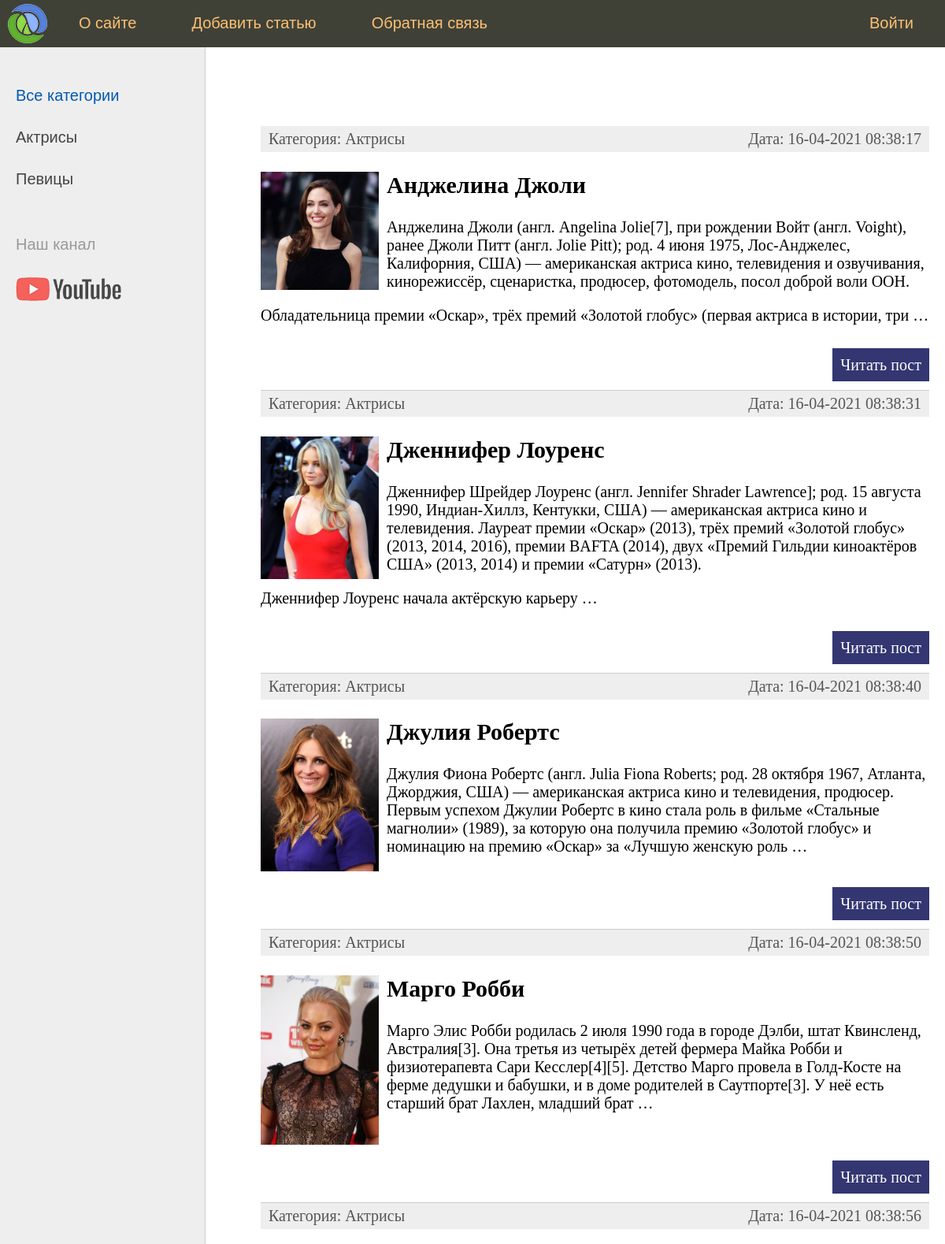
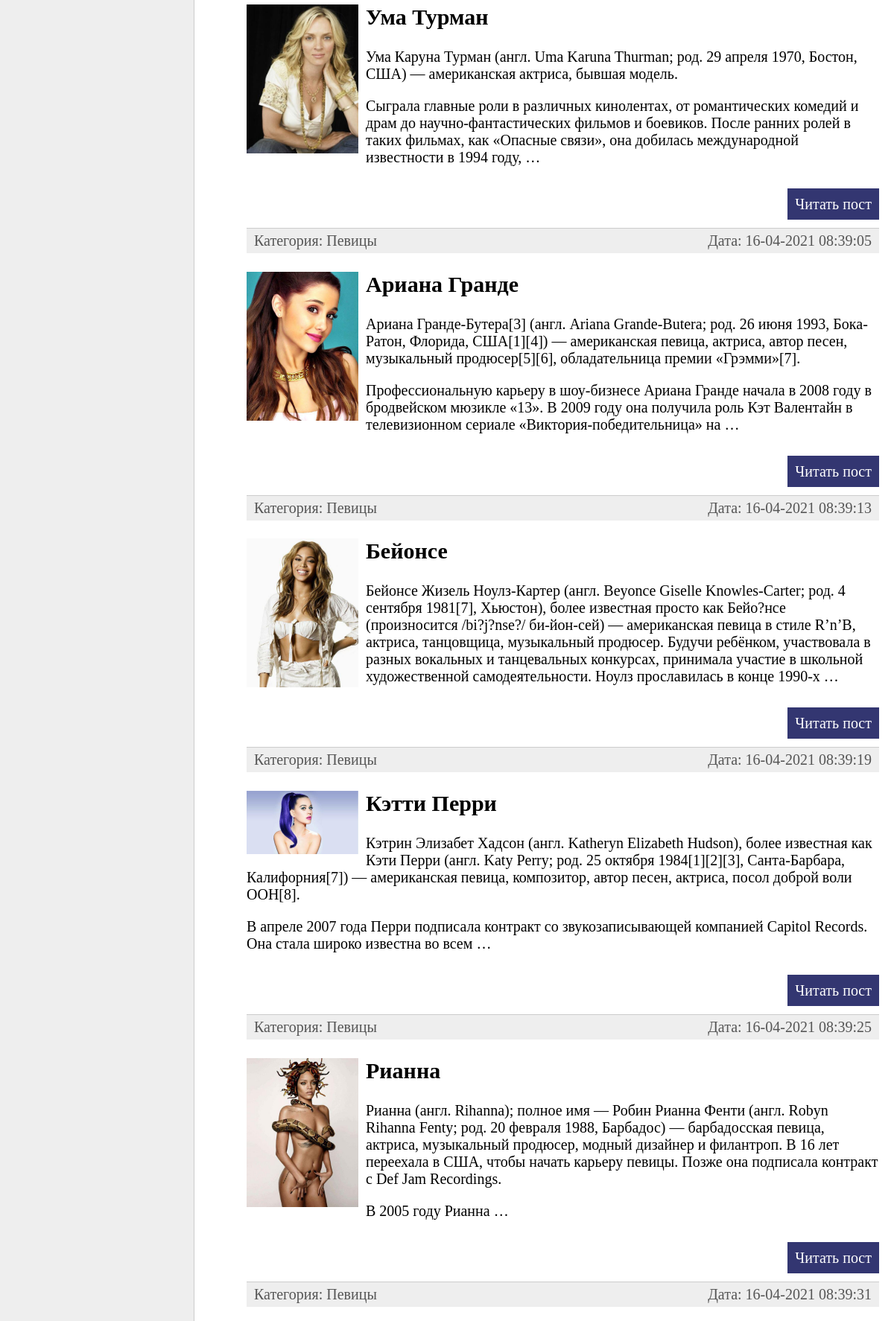
The page / (upper part) on the database its author committed (2 pictures, top to bottom).
### women/models.py (models this page shows, shortened)
class Category(models.Model):
    name = models.CharField(max_length=100, db_index=True, verbose_name='Категория')
    slug = models.SlugField(max_length=255, unique=True, db_index=True, verbose_name='URL')
    class Meta:
        verbose_name = 'Категории'
        verbose_name_plural = 'Категории'
        ordering = ['id']
    def __str__(self):
        return self.name
    def get_absolute_url(self):
        return reverse('category', kwargs={'cat_slug': self.slug})

class Women(models.Model):
    title = models.CharField(max_length=255, verbose_name='Заголовок')
    slug = models.SlugField(max_length=255, unique=True, db_index=True, verbose_name='URL')
    content = models.TextField(blank=True, verbose_name="Текст статьи")
    photo = models.ImageField(upload_to="photos/%Y/%m/%d/", verbose_name="Фото")
    time_create = models.DateTimeField(auto_now_add=True, verbose_name="Время создания")
    time_update = models.DateTimeField(auto_now=True, verbose_name="Время изменения")
    is_published = models.BooleanField(default=True, verbose_name="Публикация")
    cat = models.ForeignKey('Category', on_delete=models.PROTECT, verbose_name="Категории")
    def get_absolute_url(self):
        return reverse('post', kwargs={'post_slug': self.slug})
    class Meta:
        verbose_name = 'Известные женщины'
        verbose_name_plural = 'Известные женщины'
        ordering = ['time_create', 'title']

### women/views.py (the view)
# urls.py: path('', index, name='home'),
def index(request):
    posts = Women.objects.all()
    context = {
        'posts': posts,
        'menu': menu,
        'title': 'Главная страница',
        'cat_selected': 0,
    }
    return render(request, 'women/index.html', context=context)

### women/templatetags/women_tags.py (called while the page is built)
@register.inclusion_tag('women/list_categories.html')
def show_categories(sort=None, cat_selected=0):
    if not sort:
        cats = Category.objects.all()
    else:
        cats = Category.objects.order_by(sort)
    return {"cats": cats, "cat_selected": cat_selected}

### women/templates/women/index.html (shortened to what this page needs)
{% extends 'women/base.html' %}
{% block content %}
    <ul class="list-articles">
        {% for p in posts %}
            <div class="article-panel">
                <p class="first">Категория: {{ p.cat }}</p>
                <p class="last">Дата: {{ p.time_update|date:"d-m-Y H:i:s" }}</p>
            </div>
            <li>
                {% if p.photo %}
                    <p><img class="img-article-left thumb" src="{{ p.photo.url }}"></p>
                {% endif %}
                <h2>{{ p.title }}</h2>
                {% autoescape on %}
                    {{ p.content|linebreaks|truncatewords:50 }}
                {% endautoescape %}
                <p class="link-read-post"><a href="{{ p.get_absolute_url }}">Читать пост</a></p>
            </li>
        {% endfor %}
    </ul>
{% endblock %}

### women/templates/women/base.html (shortened to what this page needs)
{% load static %}
{% load women_tags %}
<!DOCTYPE html>
<html>
<head>
    <link type="text/css" href="{% static 'women/css/styles.css' %}" rel="stylesheet"/>
</head>
<body>
<table class="table-page" border=0 cellpadding="0" cellspacing="0">
    <tr>
        <td valign=top>
            {% block mainmenu %}
                <div class="header">
                    <ul id="mainmenu" class="mainmenu">
                        <li class="logo"><a href="{% url 'home' %}">
                            <div class="logo"></div>
                        </a></li>
                        {% for m in menu %}
                            {% if not forloop.last %}
                                <li><a href="{% url m.url_name %}">{{ m.title }}</a></li>
                            {% else %}
                                <li class="last"><a href="{% url m.url_name %}">{{ m.title }}</a></li>
                            {% endif %}
                        {% endfor %}
                    </ul>
                </div>
            {% endblock mainmenu %}
            <table class="table-content" border=0 cellpadding="0" cellspacing="0">
                <tr>
                    <td valign="top" class="left-chapters">
                        <ul id="leftchapters">
                            {% if cat_selected == 0 %}
                                <li class="selected">Все категории</li>
                            {% else %}
                                <li><a href="{% url 'home' %}">Все категории</a></li>
                            {% endif %}
                            {% show_categories 'name' cat_selected %}
                            <li class="share">
                                <p>Наш канал</p>
                                <a class="share-yt"
                                   href="https://www.youtube.com/channel/UClJzWfGWuGJL2t-3dYKcHTA/playlists"
                                   target="_blank" rel="nofollow"></a>
                            </li>
                        </ul>
                    </td>
                    <td valign="top" class="content">
                        <div class="content-text">
                            {% block content %}
                            {% endblock %}
                        </div>
                    </td>
                </tr>
            </table>
        </td>
    </tr>
</table>
</body>
</html>

### women/templates/women/list_categories.html
{% for c in cats %}
         {% if c.pk == cat_selected %}
                   <li class="selected">{{c.name}}</li>
         {% else %}
                   <li><a href="{{ c.get_absolute_url }}">{{c.name}}</a></li>
         {% endif %}
{% endfor %}

### women/static/women/css/styles.css (style rules this page uses)
html, body { font-family: 'Arial'; margin: 0; padding: 0; height: 100%; width: 100%; color: #444; }
a { color: #0059b2; text-decoration: none; }
img { max-width: 600px; height: auto; }
img.img-article-left { max-width: 300px; height: auto; float: left; padding: 0 10px 10px 0; }
img.img-article-left.thumb { max-width: 150px; height: auto; }
p.link-read-post { text-align: right; }
p.link-read-post a { padding: 10px; min-width: 100px; background: #333671; color: #fff; text-decoration: none; }
div.article-panel { background: #eee; padding: 5px 10px 5px 10px; box-sizing: border-box; overflow: hidden; color: #555; }
div.article-panel p.first { margin: 0; float: left; }
div.article-panel p.last { margin: 0; float: right; }
ul.list-articles { list-style: none; margin: 0; padding: 0; }
ul.list-articles li { border-bottom: 1px solid #ccc; }
.table-page { width: 100%; height: 100%; vertical-align: top; }
.table-page tr { height: 100%; }
.header { background: #3F4137; height: 60px; }
.logo { background: url('../images/logo.png') no-repeat 10px 5px; width: 70px; height: 60px; }
ul.mainmenu { list-style: none; margin: 0; padding: 0; height: 60px; color: #fdc073; font-size: 20px; overflow: hidden; }
ul.mainmenu li { float: left; margin: 18px 40px 0 30px; }
ul.mainmenu li.logo { margin: 0; }
ul.mainmenu li.last { float: right; }
ul.mainmenu li a { color: #fdc073; text-decoration: none; }
.table-content { width: 100%; min-height: 100%; height: 100%; }
.left-chapters { margin: 0; background: #eee; border-right: 1px solid #ccc; min-height: 100%; }
.left-chapters ul { width: 230px; min-height: 100%; margin: 0; padding: 20px 10px 10px 20px; list-style: none; font-size: 20px; }
.left-chapters ul li { margin: 30px 0 0 0; color: #999; }
.left-chapters ul li.selected { color: #0059b2; }
.left-chapters ul li a { color: #444; text-decoration: none; }
.left-chapters ul li.share { margin: 60px 0 0 0; }
.left-chapters ul li.share p { margin: 30px 0 30px 0; }
.left-chapters ul li.share a { display: inline-block; width: 40px; height: 40px; margin: 0 20px 0 0; }
.left-chapters ul li.share a.share-yt { width: 100%; height: 30px; background: url('../images/share_yt.png') no-repeat 0 0 }
.content { padding: 40px 20px 20px 40px; width: 100%; box-sizing: border-box; }
.content-text { margin: 60px 0 0 30px; color: #000; font-size: 20px; font-family: Yandex Sans Display Light; }

### rows shown on the page
Category: name "Актрисы"
Category: name "Певицы"
Women: cat "Актрисы", time_update "16-04-2021 08:38:17", photo (picture), title "Анджелина Джоли", content "Анджелина Джоли (англ. Angelina Jolie[7], при рождении Войт (англ. Voight), ранее Джоли Питт (англ. Jolie Pitt); род. 4 июня 1975, Лос-Анджелес, Калифорния, США) — американская актриса кино, телевидения и озвучивания, кинорежиссёр, сценаристка, продюсер, фотомодель, посол доброй воли ООН. Обладательница премии «Оскар», трёх премий «Золотой глобус» (первая актриса в истории, три …"
Women: cat "Актрисы", time_update "16-04-2021 08:38:31", photo (picture), title "Дженнифер Лоуренс", content "Дженнифер Шрейдер Лоуренс (англ. Jennifer Shrader Lawrence]; род. 15 августа 1990, Индиан-Хиллз, Кентукки, США) — американская актриса кино и телевидения. Лауреат премии «Оскар» (2013), трёх премий «Золотой глобус» (2013, 2014, 2016), премии BAFTA (2014), двух «Премий Гильдии киноактёров США» (2013, 2014) и премии «Сатурн» (2013). Дженнифер Лоуренс начала актёрскую карьеру …"
Women: cat "Актрисы", time_update "16-04-2021 08:38:40", photo (picture), title "Джулия Робертс", content "Джулия Фиона Робертс (англ. Julia Fiona Roberts; род. 28 октября 1967, Атланта, Джорджия, США) — американская актриса кино и телевидения, продюсер. Первым успехом Джулии Робертс в кино стала роль в фильме «Стальные магнолии» (1989), за которую она получила премию «Золотой глобус» и номинацию на премию «Оскар» за «Лучшую женскую роль …"
Women: cat "Актрисы", time_update "16-04-2021 08:38:50", photo (picture), title "Марго Робби", content "Марго Элис Робби родилась 2 июля 1990 года в городе Дэлби, штат Квинсленд, Австралия[3]. Она третья из четырёх детей фермера Майка Робби и физиотерапевта Сари Кесслер[4][5]. Детство Марго провела в Голд-Косте на ферме дедушки и бабушки, и в доме родителей в Саутпорте[3]. У неё есть старший брат Лахлен, младший брат …"
Women: cat "Актрисы", time_update "16-04-2021 08:38:56", photo (picture), title "Ума Турман", content "Ума Каруна Турман (англ. Uma Karuna Thurman; род. 29 апреля 1970, Бостон, США) — американская актриса, бывшая модель. Сыграла главные роли в различных кинолентах, от романтических комедий и драм до научно-фантастических фильмов и боевиков. После ранних ролей в таких фильмах, как «Опасные связи», она добилась международной известности в 1994 году, …"
Women: cat "Певицы", time_update "16-04-2021 08:39:05", photo (picture), title "Ариана Гранде", content "Ариана Гранде-Бутера[3] (англ. Ariana Grande-Butera; род. 26 июня 1993, Бока-Ратон, Флорида, США[1][4]) — американская певица, актриса, автор песен, музыкальный продюсер[5][6], обладательница премии «Грэмми»[7]. Профессиональную карьеру в шоу-бизнесе Ариана Гранде начала в 2008 году в бродвейском мюзикле «13». В 2009 году она получила роль Кэт Валентайн в телевизионном сериале «Виктория-победительница» на …"
Women: cat "Певицы", time_update "16-04-2021 08:39:13", photo (picture), title "Бейонсе", content "Бейонсе Жизель Ноулз-Картер (англ. Beyonce Giselle Knowles-Carter; род. 4 сентября 1981[7], Хьюстон), более известная просто как Бейо?нсе (произносится /bi?j?nse?/ би-йон-сей) — американская певица в стиле R’n’B, актриса, танцовщица, музыкальный продюсер. Будучи ребёнком, участвовала в разных вокальных и танцевальных конкурсах, принимала участие в школьной художественной самодеятельности. Ноулз прославилась в конце 1990-х …"
Women: cat "Певицы", time_update "16-04-2021 08:39:19", photo (picture), title "Кэтти Перри", content "Кэтрин Элизабет Хадсон (англ. Katheryn Elizabeth Hudson), более известная как Кэти Перри (англ. Katy Perry; род. 25 октября 1984[1][2][3], Санта-Барбара, Калифорния[7]) — американская певица, композитор, автор песен, актриса, посол доброй воли ООН[8]. В апреле 2007 года Перри подписала контракт со звукозаписывающей компанией Capitol Records. Она стала широко известна во всем …"
Women: cat "Певицы", time_update "16-04-2021 08:39:25", photo (picture), title "Рианна", content "Рианна (англ. Rihanna); полное имя — Робин Рианна Фенти (англ. Robyn Rihanna Fenty; род. 20 февраля 1988, Барбадос) — барбадосская певица, актриса, музыкальный продюсер, модный дизайнер и филантроп. В 16 лет переехала в США, чтобы начать карьеру певицы. Позже она подписала контракт с Def Jam Recordings. В 2005 году Рианна …"
Women: cat "Певицы", time_update "16-04-2021 08:39:31"

### other values the page prints
{{ m.title }} "О сайте" "Добавить статью" "Обратная связь"
{{ m.title }} "Войти"
